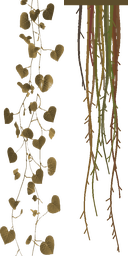
#> input picture Assets/_Project/Art/Emberwood/MJ/T_MJ_Hanging.png, 128 x 256 px
$ python hanging_texture.py ../../Assets/_Project/Art/Emberwood/MJ/T_MJ_Hanging.png
#> lines starting #> are read from the running program, lines starting #| are printed output that depends on the picture
# Generates T_MJ_Hanging.png (128 x 256, RGBA): left half = hanging vine keyed from the user's image,
# right half = procedural moss strands. Both hang from the top edge.
# Usage: python Tools/Textures/hanging_texture.py <vine image>
import os, sys
import numpy as np
from PIL import Image, ImageDraw

OUT = os.path.join(os.path.dirname(__file__), "..", "..", "Assets", "_Project", "Art", "Emberwood", "MJ", "T_MJ_Hanging.png")
rng = np.random.default_rng(31)
W, H = 64, 256
TINT = np.array([0.46, 0.38, 0.22])          # dry olive-brown: the scene has no green

# --- vine: the source is a JPG with a baked light checkerboard, so key on saturation and darkness ---
src = np.asarray(Image.open(sys.argv[1]).convert("RGB")).astype(np.float32) / 255
sat, lum = src.max(-1) - src.min(-1), src.mean(-1)
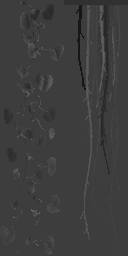
#> sat: shape (256, 128) float32; min 0.0588, max 0.396, mean 0.241
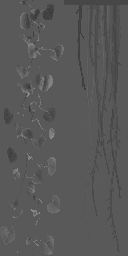
#> lum: shape (256, 128) float32; min 0.212, max 0.58, mean 0.348
mask = np.clip(np.maximum((sat - 0.10) / 0.10, (0.55 - lum) / 0.15), 0, 1)
#> mask: shape (256, 128) float32; every value is 1
ys, xs = np.where(mask > 0.5)
box = (xs.min(), ys.min(), xs.max() + 1, ys.max() + 1)
#> box = (0, 0, 128, 256)
rgb = np.clip(TINT * (0.35 + 1.5 * lum[..., None]), 0, 1)
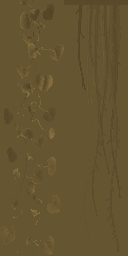
#> rgb: shape (256, 128, 3) float64; mean of channels 0, 1, 2 0.401, 0.331, 0.192; drawn as R, G, B
vine = Image.fromarray((np.dstack([rgb, mask]) * 255).astype(np.uint8), "RGBA").crop(box)
# two half-size copies stacked, so the leaves stay small on long strands
w = min(W, max(8, int(vine.width * H / vine.height)))
#> w = 64
vine = vine.resize((w // 2, H // 2), Image.LANCZOS)
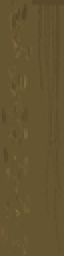
#> vine: PIL image 32x128 RGBA (shown 2 times larger); mean R, G, B, A 101.5, 84.4, 48.6, 255

# --- moss: ragged strands of different lengths, drawn at 4x and downsampled ---
K = 4
moss = Image.new("RGBA", (W * K, H * K), (0, 0, 0, 0))
#> moss: PIL image 256x1024 RGBA; every value is 0
d = ImageDraw.Draw(moss)
for _ in range(16):
    x, length = rng.uniform(8, W - 8) * K, rng.uniform(0.25, 1.0) * H * K
    col = tuple(int(c * 255 * rng.uniform(0.6, 1.1)) for c in TINT) + (255,)
    pts, y, phase = [], 0.0, rng.uniform(0, 6)
    while y < length:
        pts.append((x + np.sin(y * 0.012 + phase) * 5 * K * (y / length), y))
        y += 6 * K
    for i in range(len(pts) - 1):
        d.line([pts[i], pts[i + 1]], fill=col, width=max(2, int((3.2 - 2.2 * i / len(pts)) * K)))
        if rng.random() < 0.45:                      # side tufts
            px, py = pts[i]
            d.line([(px, py), (px + rng.uniform(-5, 5) * K, py + rng.uniform(3, 9) * K)], fill=col, width=K)
moss = moss.resize((W, H), Image.LANCZOS)
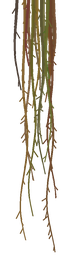
#> moss: PIL image 64x256 RGBA; mean R, G, B, A 46.4, 36.3, 19.3, 61.9; transparent parts drawn white

atlas = Image.new("RGBA", (W * 2, H), tuple(int(c * 255) for c in TINT) + (0,))
atlas.alpha_composite(vine, ((W - w // 2) // 2, 0))
atlas.alpha_composite(vine.transpose(Image.FLIP_LEFT_RIGHT), ((W - w // 2) // 2 + 4, H // 2))
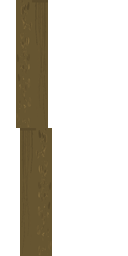
#> atlas: PIL image 128x256 RGBA; mean R, G, B, A 113.1, 93.1, 54.2, 63.8; transparent parts drawn white
atlas.alpha_composite(moss, (W, 0))
a = np.asarray(atlas).copy()
a[a[..., 3] < 100, :3] = (TINT * 255).astype(np.uint8)      # colour bleed so mips do not darken the edges
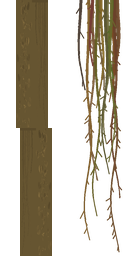
#> a: shape (256, 128, 4); mean R, G, B, A 112.1, 91.9, 52.9, 94.7; transparent parts drawn white
Image.fromarray(a, "RGBA").save(OUT)
print("ok", atlas.size)
#| ok (128, 256)
